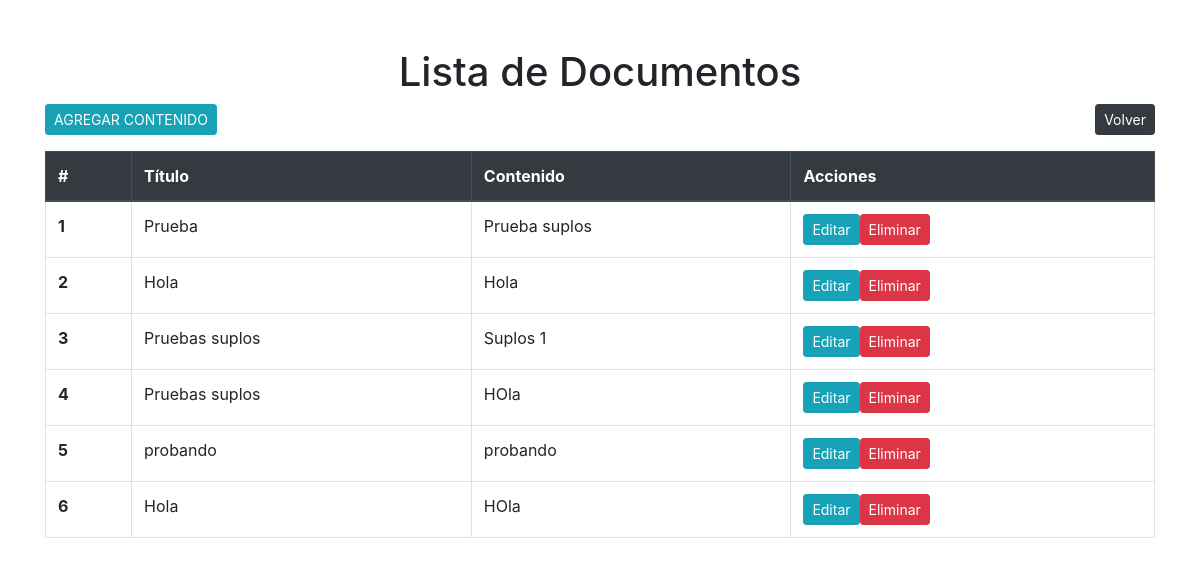
Screenshot of /vistaDocumento/crearContenido.php with the database file from the repository.
### tables this page shows
CREATE TABLE `documentos` (
  `id` int(20) NOT NULL,
  `titulo_docu` varchar(200) DEFAULT NULL,
  `descripcion_docu` text NOT NULL,
  `nombre_docu` varchar(100) NOT NULL,
  `ubicacion_docu` text NOT NULL
);

### vistaDocumento/crearContenido.php (the view, shortened to what this page needs)
<!DOCTYPE html>
<html lang="es">
<head>
    <link rel="stylesheet" href="https://maxcdn.bootstrapcdn.com/bootstrap/4.5.2/css/bootstrap.min.css">
</head>
<body>
    <div class="container mt-5">
        <h1 class="text-center">Lista de Documentos</h1>
        <div class="text-left mb-3">
            <a href="crearDocumento.php" class="btn btn-info btn-sm">AGREGAR CONTENIDO</a>
            <a href="../vistaProcesos/crearProceso.php" class="btn btn-dark btn-sm float-right">Volver</a>
        </div>
        <table class="table table-bordered">
            <thead class="thead-dark">
                <tr>
                    <th scope="col">#</th>
                    <th scope="col">Título</th>
                    <th scope="col">Contenido</th>
                    <th scope="col">Acciones</th>
                </tr>
            </thead>
            <tbody>
            <?php
            include ("../database/conexionBD.php");
                $listado = "SELECT * FROM documentos";
                $resultado = $db->query($listado);
                $contador = 1;
                while ($lista = $resultado->fetch(PDO::FETCH_ASSOC)) {
                    echo '<tr>';
                    echo '<th scope="row">' . $contador . '</th>';
                    echo '<td>' . $lista['titulo_docu'] . '</td>';
                    echo '<td>' . $lista['descripcion_docu'] . '</td>';
                    echo '<td>';
                    echo '<a href="editarDocumento.php?id= ' . $lista['id'] . ' &tit=' .$lista['titulo_docu']. ' &desc=' .$lista['descripcion_docu']. '" class="btn btn-info btn-sm">Editar</a>';
                    echo '<a href="eliminarDocumento.php?id=' . $lista['id'] . '" class="btn btn-danger btn-sm" onclick="return confirm(\'¿Estás seguro de que deseas eliminar este evento?\')">Eliminar</a>';
                    echo '</td>';
                    echo '</tr>';
                    $contador++;
                }
                ?>
            </tbody>
        </table>
    </div>
</body>
</html>

### rows the page displays
documentos: titulo_docu "Prueba", descripcion_docu "Prueba suplos"
documentos: titulo_docu "Hola", descripcion_docu "Hola"
documentos: titulo_docu "Pruebas suplos", descripcion_docu "Suplos 1"
documentos: titulo_docu "Pruebas suplos", descripcion_docu "HOla"
documentos: titulo_docu "probando", descripcion_docu "probando"
documentos: titulo_docu "Hola", descripcion_docu "HOla"
